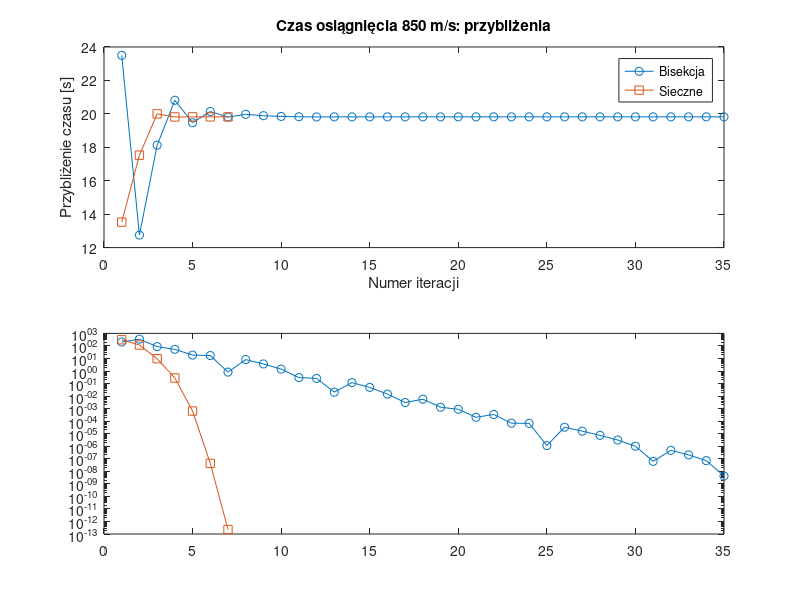

Reproduce this figure in MATLAB. (Note: this script raises an error after producing the figure.)
function result = lab4_z6()
% Porównaj własne implementacje bisekcji i siecznych dla modelu rakiety.
% Przenieś velocity_bisection z zadania 5 i metodę siecznych z zadania 3
% do velocity_secant. Usuń ich osobne wykresy. Skopiuj cały model
% velocity_difference z zadania 4 i uzupełnij plot_comparison.
%
% Funkcja lab4_z6 wywołuje obie metody, wyświetla zestawienie wyników
% i uruchamia wspólne rysowanie. Te wywołania są dostarczone.
% result.bisection i result.secant: struktury wyników odpowiednich metod.
% W każdej strukturze znajdują się pola:
% xvec: wektor kolejnych przybliżeń czasu [s],
% xdif: wartości bezwzględne różnic kolejnych przybliżeń [s],
%   o długości iterations-1,
% xsolution: ostatnie przybliżenie czasu, skalar [s],
% ysolution: wartość velocity_difference(xsolution), skalar [m/s],
% ysolution jest residuum i zachowuje znak. abs(ysolution) to jego moduł.
% Błąd bezwzględny przybliżenia x to |x-x_*|, gdzie x_* jest dokładnym zerem.
% error_bound to oszacowanie błędu środka przedziału zawierającego zero.
% Gwarancja dotyczy arytmetyki dokładnej. Zaokrąglenia oceń osobno.
% iterations: skalar równy liczbie elementów xvec.
% Przykładowo result.secant.xvec zawiera kolejne przybliżenia metody siecznych,
% bez jej dwóch punktów startowych.
%
% result.bisection zawiera wektory po iterations elementów:
% a_history i b_history: odpowiednio lewe i prawe końce [s],
% fa_history i fb_history: wartości funkcji na tych końcach [m/s].
% Pierwsze elementy wektorów opisują stan przed pierwszym podziałem.
% Kolejne wpisy powstają po podziale, z aktualnymi wartościami funkcji.
% Stan po k podziałach ma indeks k+1, bez nowego wpisu po sukcesie.
% Środek tego przedziału to result.bisection.xvec(k+1).
% Wszystkie liczby: double. Wektory wierszowe lub kolumnowe.
% Aby zapisać figurę do sprawozdania, ustaw lokalnie save_png=1.

save_png = 0;
result = compare_methods();
display_comparison(result);
plot_comparison(result);
fig = get(groot,'CurrentFigure');
if save_png == 1 && ~isempty(fig)
    exportgraphics(fig,'zadanie6.png','Resolution',150);
end
end

% Funkcje lokalne.
function result = compare_methods()
[xvec, xdif, xsolution, ysolution, iterations, ...
    a_history, b_history, fa_history, fb_history] = ...
    velocity_bisection();
result.bisection = struct('xvec', xvec, 'xdif', xdif, ...
    'xsolution', xsolution, 'ysolution', ysolution, ...
    'iterations', iterations, ...
    'a_history', a_history, 'b_history', b_history, ...
    'fa_history', fa_history, 'fb_history', fb_history);
[xvec, xdif, xsolution, ysolution, iterations] = velocity_secant();
result.secant = struct('xvec', xvec, 'xdif', xdif, ...
    'xsolution', xsolution, 'ysolution', ysolution, ...
    'iterations', iterations);
end

function display_comparison(result)
% Ten blok wyświetla dane. Interpretację przeprowadź samodzielnie.
fprintf('Metoda       t [s]              |F(t)| [m/s]     Iteracje\n');
for name = {'bisection','secant'}
    data = result.(name{1});
    fprintf('%-10s %18.12f %18.10e %8d\n', name{1}, ...
        data.xsolution, abs(data.ysolution), data.iterations);
end
bound = (result.bisection.b_history(end) - ...
    result.bisection.a_history(end))/2;
fprintf('Bisekcja: oszacowanie błędu czasu = %.10e s\n', bound);
end

function plot_comparison(result)
% Wykorzystaj własne polecenia rysowania i dostosuj dane do porównania.
% Przygotowanie figury jest dostarczone. Uzupełnij tylko miejsca PLOT.
% Każda metoda ma własne numery iteracji. Nie dopełniaj krótszego wektora.
% Residua oblicz dla wszystkich xvec funkcją velocity_difference.
% Na osi logarytmicznej zero nie ma położenia. Zachowaj je w danych,
% a brak punktu wyjaśnij własną adnotacją, jeśli taka sytuacja wystąpi.
figure('WindowStyle','normal');
subplot(2,1,1);
plot(1:result.bisection.iterations, result.bisection.xvec, 'o-');
hold on;
plot(1:result.secant.iterations, result.secant.xvec, 's-');
xlabel('Numer iteracji');
ylabel('Przybliżenie czasu [s]');
title('Czas osiągnięcia 850 m/s: przybliżenia');
if numel(findobj(gca,'Type','line')) >= 2
    legend('Bisekcja','Sieczne');
end
subplot(2,1,2);
bisection_residuals = abs(arrayfun(@velocity_difference, ...
    result.bisection.xvec));
secant_residuals = abs(arrayfun(@velocity_difference, ...
    result.secant.xvec));
semilogy(1:result.bisection.iterations, bisection_residuals, 'o-');
hold on;
semilogy(1:result.secant.iterations, secant_residuals, 's-');
hold on;
yline(1e-8,'--','Tolerancja residuum', ...
    'LabelHorizontalAlignment','left');
xlabel('Numer iteracji');
ylabel('|F(t)| [m/s]');
title('Spełnienie równania prędkości');
if numel(findobj(gca,'Type','line')) >= 2
    legend('Bisekcja','Sieczne','Tolerancja residuum');
end
% Koniec dostarczonego przygotowania figury.
end

function [xvec, xdif, xsolution, ysolution, iterations, ...
    a_history, b_history, fa_history, fb_history] = ...
    velocity_bisection()
a = 2; % początek przedziału lub pierwszy punkt [s]
b = 45; % koniec przedziału lub drugi punkt [s]
ytolerance = 1e-8; % tolerancja modułu residuum [m/s]
max_iterations = 1000; % limit iteracji

fa = velocity_difference(a);
fb = velocity_difference(b);

a_history = [];
b_history = [];
fa_history = [];
fb_history = [];
xvec = [];
xdif = [];
xsolution = Inf;
ysolution = Inf;
iterations = max_iterations;

a_history(1,1) = a;
b_history(1,1) = b;
fa_history(1,1) = fa;
fb_history(1,1) = fb;

for ii=1:max_iterations
    c = (a + b)/2;
    xvec(ii,1) = c;
    fc = velocity_difference(c);
    if abs(fc) < ytolerance
        xsolution = c;
        ysolution = fc;
        iterations = ii;
        break
    end
    if c == a || c == b
        error('lab4:stagnation', ...
            'Bisekcja: stagnacja przed spełnieniem tolerancji residuum.');
    end
    if fa*fc < 0
        b = c;
        fb = fc;
    else
        a = c;
        fa = fc;
    end
    a_history(ii+1,1) = a;
    b_history(ii+1,1) = b;
    fa_history(ii+1,1) = fa;
    fb_history(ii+1,1) = fb;
    if ii == max_iterations
        error('lab4:iterationLimit', ...
            'Bisekcja: limit iteracji bez spełnienia tolerancji residuum.');
    end
end
xdif = abs(diff(xvec));
end

function [xvec,xdif,xsolution,ysolution,iterations] = velocity_secant()
a = 2; % początek przedziału lub pierwszy punkt [s]
b = 45; % koniec przedziału lub drugi punkt [s]
ytolerance = 1e-8; % tolerancja modułu residuum [m/s]
max_iterations = 1000; % limit iteracji

x0 = a;
x1 = b;
f0 = velocity_difference(x0);
f1 = velocity_difference(x1);

xvec = [];
xdif = [];
xsolution = Inf;
ysolution = Inf;
iterations = max_iterations;

for ii=1:max_iterations
    denominator = f1 - f0;
    if denominator == 0
        error('lab4:zeroDenominator', ...
            'Sieczne: zerowy mianownik wzoru siecznych.');
    end
    x2 = x1 - f1*(x1 - x0)/denominator;
    xvec(ii,1) = x2;
    f2 = velocity_difference(x2);
    if abs(f2) < ytolerance
        xsolution = x2;
        ysolution = f2;
        iterations = ii;
        break
    end
    if x2 == x1
        error('lab4:stagnation', ...
            'Sieczne: stagnacja przed spełnieniem tolerancji residuum.');
    end
    x0 = x1;
    f0 = f1;
    x1 = x2;
    f1 = f2;
    if ii == max_iterations
        error('lab4:iterationLimit', ...
            'Sieczne: limit iteracji bez spełnienia tolerancji residuum.');
    end
end
xdif = abs(diff(xvec));
end

function velocity_delta = velocity_difference(t)
u = 2200; % prędkość wylotowa gazów [m/s]
m0 = 180000; % masa początkowa [kg]
q = 3000; % szybkość zużywania paliwa [kg/s]
g = 1.622; % przyspieszenie grawitacyjne [m/s^2]
velocity_goal = 850; % prędkość docelowa [m/s]
if t <= 0
    error('lab4:nonpositiveTime', ...
        'Czas musi być dodatni.');
end
velocity = u*log(m0/(m0 - q*t)) - g*t;
velocity_delta = velocity - velocity_goal;
end
